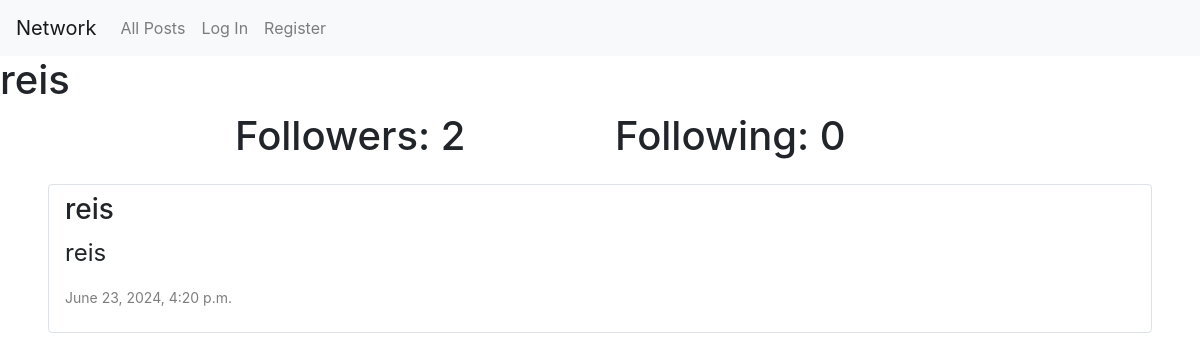
Page /profile/2 on the earlier database version.
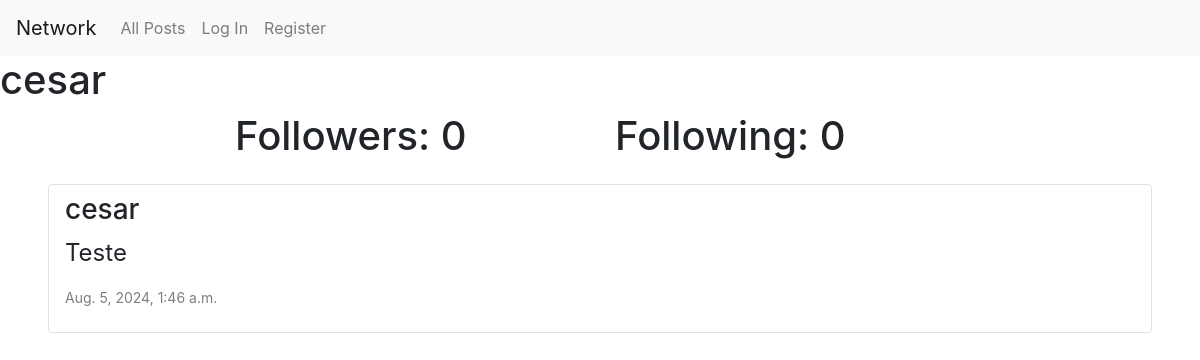
Same page on the later database version.
### network/models.py (models this page shows, shortened)
class User(AbstractUser):
    pass

class Post(models.Model):
    content = models.CharField(max_length=140)
    author = models.ForeignKey(User, on_delete=models.CASCADE, related_name="author")
    date = models.DateTimeField(auto_now_add=True)

### network/views.py (the view)
# urls.py: path("profile/<int:user_id>", views.profile_page, name="profile"),
def profile_page(request,user_id):
    author = User.objects.get(pk=user_id)
    myPosts = Post.objects.filter(author=user_id).order_by("id").reverse()
    following = Follow.objects.filter(user=author)
    followers = Follow.objects.filter(user_follow=author)
    paginator = Paginator(myPosts, 1)
    myPosts = paginator.get_page(request.GET.get('page'))
    try:
        checkFollow = followers.filter(user=User.objects.get(pk=request.user.id))
        if len(checkFollow) !=0:
            isFollow = True
        else:
            isFollow = False
    except:
        isFollow = False
    return render(request, "network/profile.html",{
        "myPosts": myPosts,
        "username": author.username,
        "following": following,
        "followers": followers,
        "isFollow": isFollow,
        "user_profile": author
    })

### network/templates/network/profile.html (shortened to what this page needs)
{% extends 'network/layout.html' %}
{% block body %}
  <h1>{{ username }}</h1>
  <div class="container">
    <div class="row justify-content-center">
      <h1 class="col-4">Followers: {{ followers.count }}</h1>
      <h1 class="col-4">Following: {{ following.count }}</h1>
    </div>
  </div>
  <div class="all-posts">
    {% for post in myPosts %}
      <div class="post-card rounded my-3 mx-5 border py-2 px-3">
        <h3>{{ post.author }}</h3>
        <p>{{ post.content }}</p>
        <p>{{ post.date }}</p>
      </div>
    {% endfor %}
  </div>
{% endblock %}

### network/templates/network/layout.html (shortened to what this page needs)
{% load static %}
<!DOCTYPE html>
<html lang="en">
  <head>
    <link rel="stylesheet" href="https://stackpath.bootstrapcdn.com/bootstrap/4.4.1/css/bootstrap.min.css" />
    <link href="{% static 'network/styles.css' %}" rel="stylesheet" />
    <link rel="stylesheet" href="https://cdnjs.cloudflare.com/ajax/libs/font-awesome/4.7.0/css/font-awesome.min.css">
  </head>
  <body>
    <nav class="navbar navbar-expand-lg navbar-light bg-light">
      <a class="navbar-brand" href="{% url 'index' %}">Network</a>
      <div>
        <ul class="navbar-nav mr-auto">
          <li class="nav-item">
            <a class="nav-link" href="{% url 'index' %}">All Posts</a>
          </li>
          {% if user.is_authenticated %}
            <li class="nav-item">
              <a class="nav-link" href=" {% url 'following' %} ">Following</a>
            </li>
            <li class="nav-item">
              <a class="nav-link" href="{% url 'logout' %}">Log Out</a>
            </li>
          {% else %}
            <li class="nav-item">
              <a class="nav-link" href="{% url 'login' %}">Log In</a>
            </li>
            <li class="nav-item">
              <a class="nav-link" href="{% url 'register' %}">Register</a>
            </li>
          {% endif %}
        </ul>
      </div>
    </nav>
    <div class="body">
      {% block body %}
      {% endblock %}
    </div>
  </body>
</html>

### network/static/network/styles.css (style rules this page uses)
.all-posts p:last-child { font-size: 14px; color: rgb(126, 126, 126); }
.all-posts p { font-size: 24px; }

Differences in the rows shown:
removed Post: author "reis", content "reis", date "June 23, 2024, 4:20 p.m."
changed User: username "reis" → "cesar"
added Post: author "cesar", content "Teste", date "Aug. 5, 2024, 1:46 a.m."
Other differences:
{{ followers.count }}: "2" → "0"
